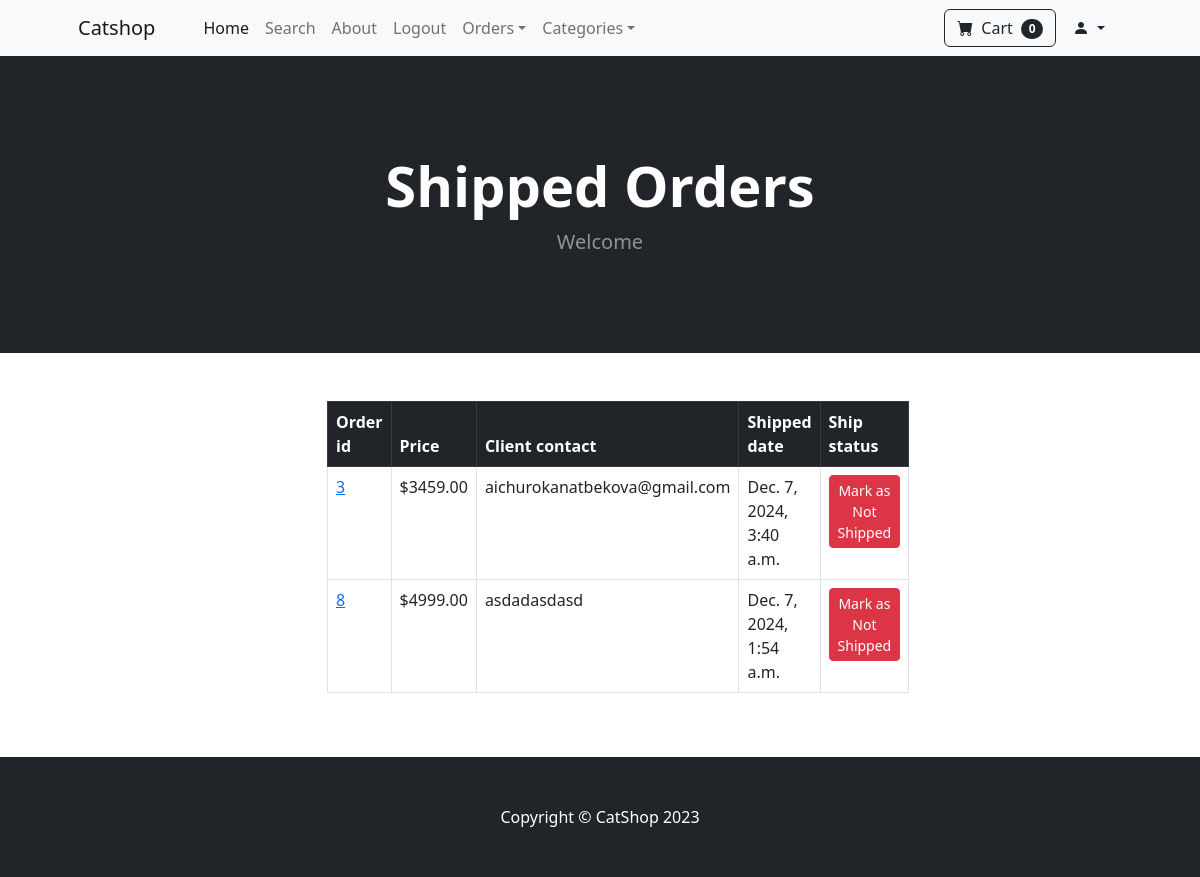
Before: /payment/shipped_orders (signed in) with the older database file.
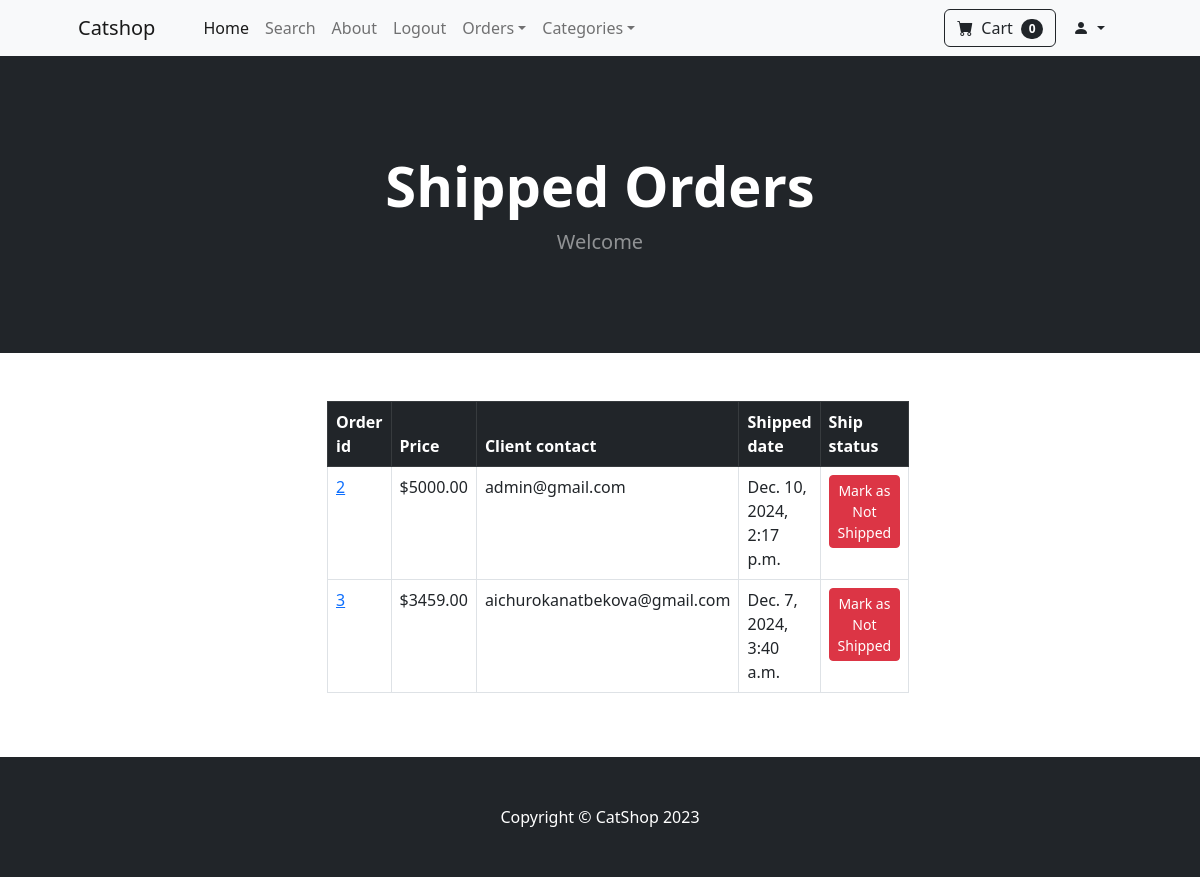
After: the same page with the newer database file.
### payment/models.py (models this page shows, shortened)
class Order(models.Model):
    user = models.ForeignKey(User, on_delete=models.CASCADE, null=True, blank=True)
    full_name = models.CharField(max_length=200)
    email = models.CharField(max_length=200)
    address = models.CharField(max_length=15000)
    amount_paid = models.DecimalField(max_digits=10, decimal_places=2)
    date_ordered = models.DateTimeField(auto_now_add=True)
    date_shipped = models.DateTimeField(null=True, blank=True)
    is_shipped = models.BooleanField(default=False)

### payment/views.py (the view, shortened to what this page needs)
# urls.py: path('shipped_orders', views.shipped_orders, name='shipped_orders'),
def shipped_orders(request):
    if request.user.is_authenticated and request.user.is_superuser:
        shipped_orders = Order.objects.filter(is_shipped=True)
        return render(request, 'payment/shipped_orders.html',{"shipped_orders":shipped_orders})
    else:
        messages.error(request, "Access denied!!!")
        return redirect('home')

### cart/cart.py (called while the page is built)
    def __len__(self):
        return len(self.cart)

### cart/context_processors.py (called while the page is built)
def cart(request):
    return {'cart':Cart(request)}

### store/context_processors.py (called while the page is built)
def categories(request):
    categories = Category.objects.all()
    return {'categories': categories}

### payment/templates/payment/shipped_orders.html (shortened to what this page needs)
{% extends 'base.html' %}
{% block content %}
<header class="bg-dark py-5">
    <div class="container px-4 px-lg-5 my-5">
        <div class="text-center text-white">
            <h1 class="display-4 fw-bolder">Shipped Orders</h1>
            <p class="lead fw-normal text-white-50 mb-0">Welcome</p>
        </div>
    </div>
</header>
<div class="container">
  <br><br>
  <div class="row">
    <div class="col-md-6 offset-md-3">
       <table class="table table-hover table-bordered">
        <thead class="table-dark">
          <tr>
            <th scope="col">Order id</th>
            <th scope="col">Price</th>
            <th scope="col">Client contact</th>
            <th scope="col">Shipped date</th>
            <th scope="col">Ship status</th>
          </tr>
        </thead>
        <tbody>
        {% for order in shipped_orders %}
          <tr>
            <td><a href="{% url 'orders' order.id %}">{{ order.id }}</a></td>
            <td>${{ order.amount_paid }}</td>
            <td>{{ order.email }}</td>
            <td>{{ order.date_shipped }}</td>
             <td>
               <form method="POST">
                <button type="Submit" class="btn btn-danger btn-sm">Mark as Not Shipped</button>
              </form>
            </td>
          </tr>
        {% endfor %}
        </tbody>
      </table>
    </div>
  </div>
  <br><br>
</div>
{% endblock %}

Changed rows visible on the page:
no longer on this page (row edited): Order: id "8", amount_paid "4999.00", email "asdadasdasd", date_shipped "Dec. 7, 2024, 1:54 a.m."
now on this page (row edited): Order: id "2", amount_paid "5000.00", email "admin@gmail.com", date_shipped "Dec. 10, 2024, 2:17 p.m."
